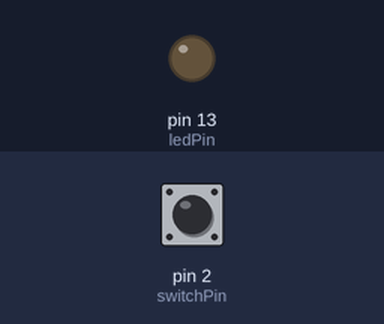
A sketch run on a simulated Arduino Uno, built with avr-gcc and run on an emulated ATmega328P. Parts: output pins drawn as LEDs (lit = HIGH). The test bench sets the inputs (shaded band); at power-on: pin 2 (switchPin) HIGH.

Above: at 1.2 s.
1.3 s: pin 2 (switchPin) pulled LOW for 0.15 s
At 2.3 s:
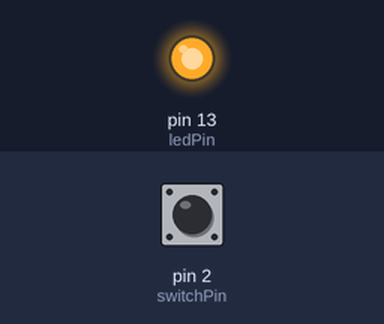
2.9 s: pin 2 (switchPin) pulled LOW for 1 s
At 3.5 s:
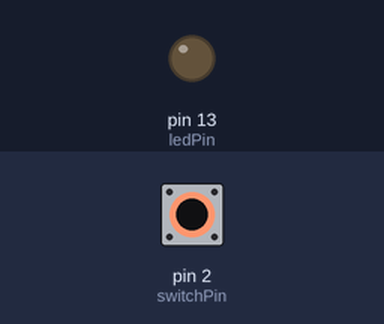
5.4 s: pin 2 (switchPin) pulled LOW for 3.2 s
At 6.6 s:
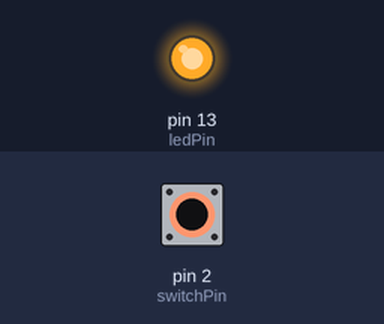
Timing chart, 0 to 8.4 s (numbered marks = the images above; inputs shaded):
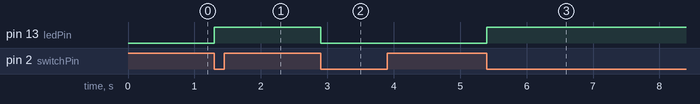

Measured:
- after the input at 1.3 s, pin 13 (ledPin): LOW → HIGH at once
- after the input at 2.9 s, pin 13 (ledPin): HIGH → LOW at once
- after the input at 5.4 s, pin 13 (ledPin): LOW → HIGH at once

The sketch:

Les2Opdr1.ino
```cpp
const int ledPin = 13;

const int switchPin = 2;

volatile bool ledState = false;

void toggleLED() {
  ledState = !ledState;
  digitalWrite(ledPin, ledState);
}

void setup() {
  pinMode(ledPin, OUTPUT);
  pinMode(switchPin, INPUT_PULLUP);


  attachInterrupt(digitalPinToInterrupt(switchPin), toggleLED, FALLING);
}

void loop() {
}
```
